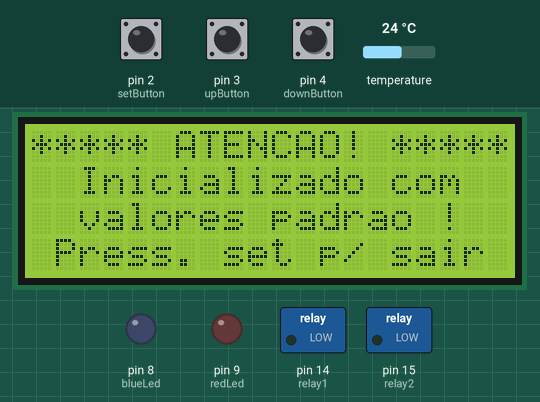
This sketch was run on a simulated Arduino Uno, built with avr-gcc and run on an emulated ATmega328P. On the bench: 20×4 character LCD, switched loads named in the sketch (green lamp = pin HIGH), output pins drawn as LEDs (lit = HIGH). The inputs (shaded band) are chosen by the test bench; at power-on: pin 2 (setButton) LOW, temperature 24 °C, pin 3 (upButton) LOW, pin 4 (downButton) LOW. EEPROM starts erased; what the sketch prints to the serial monitor is not drawn.

Above: at 1.3 s.
1.4 s: pin 2 (setButton) pulled HIGH for 0.15 s
At 2.6 s:
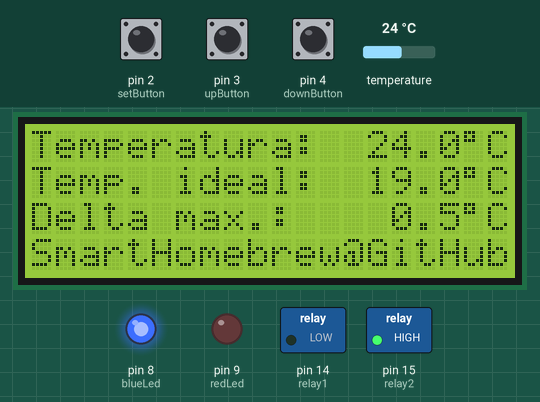
3.0 s: pin 2 (setButton) pulled HIGH for 3.2 s
At 7.3 s:
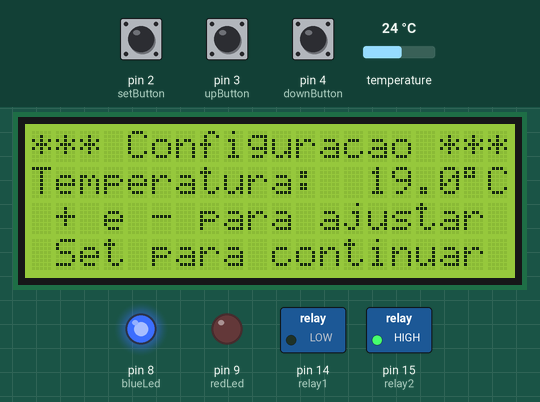
7.7 s: pin 2 (setButton) pulled HIGH for 1 s
At 8.01 s:
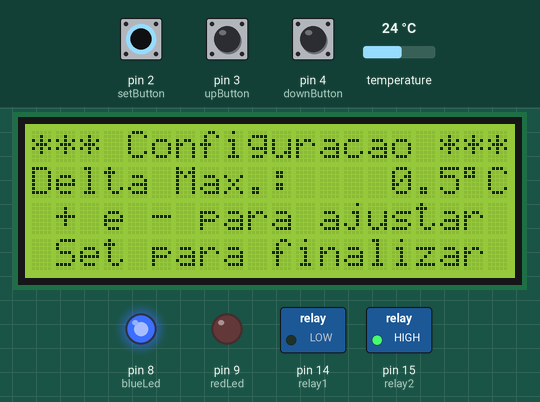
10.2 s: temperature set to 18.9 °C
At 11.4 s:
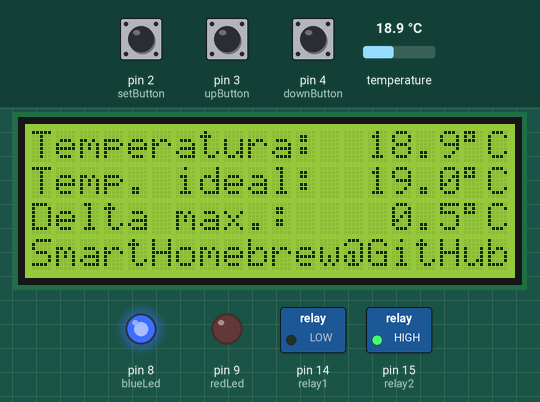
11.7 s: temperature set to 18 °C
At 12.0 s:
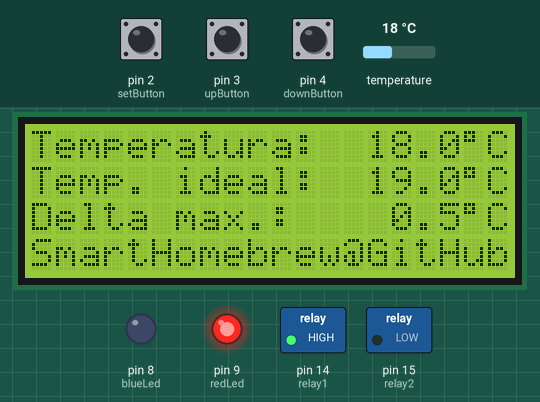
13.2 s: temperature set to 12 °C
Timing chart, 0 to 15.7 s (numbered marks = the images above; inputs shaded):
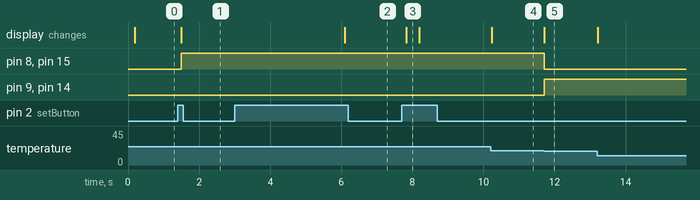

Measured:
- the behaviour switches between 18.6 and 18.5 °C on temperature (found by bisection; images 4 and 5)
- after the input at 1.4 s, pin 8 (blueLed), pin 15 (relay2): LOW → HIGH after 0.10 s; the display: changes after 0.10 s (image 1)
- after the input at 3.0 s, the display: changes after 3.1 s (image 2)
- after the input at 7.7 s, the display: changes after 0.13 s (image 3)
- after the input at 10.2 s, the display: changes at once (image 4)
- after the input at 11.7 s, pin 8 (blueLed), pin 15 (relay2): HIGH → LOW at once; pin 9 (redLed), pin 14 (relay1): LOW → HIGH at once; the display: changes at once (image 5)

The sketch:

Thermostat.ino
```cpp
// (licence header left out)
#include <EEPROM.h>
#include <avr/eeprom.h>
#include <OneWire.h>
#include <Wire.h>
#include <LiquidCrystal_I2C.h>

// ID of the settings block
#define CONFIG_VERSION "ls1"
// Tell it where to store your config data in EEPROM
#define CONFIG_START 32

//Setup configuration
struct StoreStruct {
  float fermentationTemp;
  float tempDelta;
  char tempUnit;
  long startedWhen;
  char version_of_program[4];
} settings = {
  // The default values
  19.0,
  0.5,
  'C',
  0,
  CONFIG_VERSION
};

/**
 * Variable to control stage/flow
 * 0 - Reading temperature
 * 1 - Default value loaded message
 * 2 - Configuration screen
 */
int stage = 0;
bool waitingCommand = false;
long pressedSince;
int stateButton;
long waiting;

//Aux variables
float tempAux;

//LCD message state
bool invalidateLCD;

//indicator leds configuration
int blueLed = 8;
int redLed = 9;

//Push buttons
int setButton = 2;
int upButton = 3;
int downButton = 4;

//Temperature sensor configuration
int SensorPin = 12;
static char outstr[4];
OneWire ds(SensorPin);

//relay 1 connected to port A0
int relay1 = 14;
//relay 2 connected to port A1
int relay2 = 15;

//LCD setup
#define I2C_ADDR    0x27
#define BACKLIGHT_PIN 3
#define En_pin  2
#define Rw_pin  1
#define Rs_pin  0
#define D4_pin  4
#define D5_pin  5
#define D6_pin  6
#define D7_pin  7

LiquidCrystal_I2C lcd(I2C_ADDR, En_pin, Rw_pin, Rs_pin,
                      D4_pin, D5_pin, D6_pin, D7_pin);

//Operational variables
float fermentationTemp;
float tempVariation;

void setup(void) {
  Serial.begin(9600);

  //Indicator leds outputs
  pinMode(blueLed, OUTPUT);
  pinMode(redLed, OUTPUT);

  //push buttons
  pinMode(setButton, INPUT);
  pinMode(upButton, INPUT);
  pinMode(downButton, INPUT);

  //Defining relay outputs
  pinMode(relay1, OUTPUT);
  pinMode(relay2, OUTPUT);

  //configuring temperature parameters
  loadConfig();

  //Starting LCD
  lcd.begin (20, 4);
  lcd.setBacklightPin(BACKLIGHT_PIN, POSITIVE);
  lcd.setBacklight(HIGH);
  invalidateLCD = true; //first time, invalidating to be drawn
}

void loop(void) {

  if (!waitingCommand) {
    /*
     * Application's flow control
     */
    switch (stage) {
      case 0:
        readingTemperature();
        break;
      case 1:
        confirmDefaultValuesLoaded();
        break;
      case 2:
        startConfigurationWizard();
        break;
      case 3:
        configureMaxDelta();
        break;
    }
  } else {
    /**
     * Command's control
     */

    /**
     * SET button
     */
    if (digitalRead(setButton) == HIGH) {
      waitingCommand = false;
      if (stage == 1) {
        stage = 0;
      } else if (stage == 2) {
        settings.fermentationTemp = tempAux;
        saveConfig();
        stage = 3;
      } else if (stage == 3) {
        settings.tempDelta = tempAux;
        saveConfig();
        stage = 0;
        invalidateLCD = true;
      }
    }

    /**
     * UP button
     */
    if (digitalRead(upButton) == HIGH) {
      if (stage == 2  || stage == 3) {
        tempAux = (tempAux + 0.1);

        //checking if new value and reseting if it's too high
        if (stage == 2 && tempAux >= 40.1) {
          tempAux = -5.0;
        } else if (stage == 3 && tempAux >= 5.1) {
          tempAux = 5.0;
        }
        //updating LCD
        updateTempConfiguration();
      }
    }

    /**
     * DOWN button
     */
    if (digitalRead(downButton) == HIGH) {
      if (stage == 2 || stage == 3) {
        tempAux = (tempAux - 0.1);

        //checking if new value and reseting if it's too low
        if (stage == 2 && tempAux <= -5.1) {
          tempAux = 40.0;
        } else if (stage == 3 && tempAux <= 0.1) {
          tempAux = 0.2;
        }
        //updating LCD
        updateTempConfiguration();
      }
    }

    /*
     * return to stage 0 (read and show temperature) after 5 seconds of idle
     */
    if (stage > 1 && (millis() - waiting) >= 5000) {
      stage = 0;
      invalidateLCD = true;
      waitingCommand = false;
    }
  }

  //Detecting hold on set button
  stateButton = digitalRead(setButton);
  if ( stateButton == HIGH) {
    if (pressedSince == 0) {
      //started holding
      pressedSince = millis();
    } else {
      //set button pressed during 3 seconds
      if ((millis() - pressedSince) >= 3000) {
        stage = 2;
      }
    }
  } else if (pressedSince > 0) {
    //reseting after release the button
    pressedSince = 0;
  }

  //Hidden command to reset configuration
  if (digitalRead(setButton) == HIGH && digitalRead(upButton) == HIGH && digitalRead(downButton) == HIGH) {
    resetEEPROM();
  }
}

/*******************************************************************************************************
 * Stage 0: Reading and showing information about temperatures
 *******************************************************************************************************/
void readingTemperature() {
  if (invalidateLCD) {
    invalidateLCD = false;
    // Starting and configuring LCD
    lcd.clear();
    lcd.home();
    lcd.print("Temperatura:");
    lcd.setCursor(0, 1);
    lcd.print("Temp. ideal: ");
    dtostrf(settings.fermentationTemp, 4, 1, outstr);
    lcd.setCursor(14, 1);
    lcd.print(outstr);
    lcd.print((char)223);
    lcd.print("C");
    lcd.setCursor(0, 2);
    lcd.print("Delta max.: ");
    dtostrf(settings.tempDelta, 4, 1, outstr);
    lcd.setCursor(14, 2);
    lcd.print(outstr);
    lcd.print((char)223);
    lcd.print("C");
    lcd.setCursor(0, 3);
    lcd.print("SmartHomebrew@GitHub");
  }

  float temp = getTemp();
  lcd.setCursor(14, 0);
  dtostrf(temp, 4, 1, outstr);
  lcd.print(outstr);
  lcd.print((char)223);
  lcd.print("C");

  if (temp >= (settings.fermentationTemp + settings.tempDelta)) {
    //Temperature is higher than desired, let's cool down!
    //turn on relay 1 - turn off relay 2 - turn on blue led
    digitalWrite(relay1, LOW);
    digitalWrite(relay2, HIGH);
    digitalWrite(blueLed, HIGH);
    digitalWrite(redLed, LOW);
  } else if (temp <= (settings.fermentationTemp - settings.tempDelta)) {
    //Temperature is lower than desired, let's warm up!
    //turn on relay 2 - turn off relay 1 - turn on red led
    digitalWrite(relay1, HIGH);
    digitalWrite(relay2, LOW);
    digitalWrite(blueLed, LOW);
    digitalWrite(redLed, HIGH);
  }
}

/*******************************************************************************************************
 * Stage 1: Warning user about default values
 *          It could be dangerous to the fermentation proccess.
 *******************************************************************************************************/
void confirmDefaultValuesLoaded() {
  lcd.clear();
  lcd.print("***** ATENCAO! *****");
  lcd.setCursor(0, 1);
  lcd.print("  Inicializado com");
  lcd.setCursor(0, 2);
  lcd.print("  valores padrao !");
  lcd.setCursor(0, 3);
  lcd.print(" Press. set p/ sair");
  waitingCommand = true;
}

/*******************************************************************************************************
 * Stage 2: Configuring temperature to control.
 *******************************************************************************************************/
void startConfigurationWizard() {
  lcd.clear();
  lcd.print("*** Configuracao ***");
  lcd.setCursor(0, 1);
  lcd.print("Temperatura: ");
  dtostrf(settings.fermentationTemp, 4, 1, outstr);
  lcd.setCursor(14, 1);
  lcd.print(outstr);
  lcd.print((char)223);
  lcd.print("C");
  lcd.setCursor(0, 2);
  lcd.print(" + e - para ajustar");
  lcd.setCursor(0, 3);
  lcd.print(" Set para continuar");
  tempAux = settings.fermentationTemp;
  pressedSince = 0;
  waitingCommand = true;
  delay(500);
  waiting = millis();
}

/*******************************************************************************************************
 * Stage 3: Configuring temperature delta
 *******************************************************************************************************/
void configureMaxDelta() {
  lcd.clear();
  lcd.print("*** Configuracao ***");
  lcd.setCursor(0, 1);
  lcd.print("Delta Max.: ");
  dtostrf(settings.tempDelta, 4, 1, outstr);
  lcd.setCursor(14, 1);
  lcd.print(outstr);
  lcd.print((char)223);
  lcd.print("C");
  lcd.setCursor(0, 2);
  lcd.print(" + e - para ajustar");
  lcd.setCursor(0, 3);
  lcd.print(" Set para finalizar");
  tempAux = settings.tempDelta;
  pressedSince = 0;
  waitingCommand = true;
  delay(200);
  waiting = millis();
}

/*******************************************************************************************************
 * Updating LCD with new value after pressing
 * up or down buttons
 *******************************************************************************************************/
void updateTempConfiguration() {
  dtostrf(tempAux, 4, 1, outstr);
  lcd.setCursor(14, 1);
  lcd.print(outstr);
  lcd.print((char)223);
  lcd.print("C");
  delay(200);
  waiting = millis();
}

/*******************************************************************************************************
 * Loading configuration data from EEPROM
 *******************************************************************************************************/
void loadConfig() {
  // To make sure there are settings, and they are YOURS!
  // If nothing is found it will use the default settings.
  if (//EEPROM.read(CONFIG_START + sizeof(settings) - 1) == settings.version_of_program[3] // this is '\0'
    EEPROM.read(CONFIG_START + sizeof(settings) - 2) == settings.version_of_program[2] &&
    EEPROM.read(CONFIG_START + sizeof(settings) - 3) == settings.version_of_program[1] &&
    EEPROM.read(CONFIG_START + sizeof(settings) - 4) == settings.version_of_program[0])
  { // reads settings from EEPROM
    Serial.println("Lendo da EEPROM");
    for (unsigned int t = 0; t < sizeof(settings); t++)
      *((char*)&settings + t) = EEPROM.read(CONFIG_START + t);
  } else {
    Serial.println("Carregando default");
    // settings aren't valid! will overwrite with default settings
    saveConfig();
    stage = 1;
  }
}

/*******************************************************************************************************
 * Saving configuration data to EEPROM
 *******************************************************************************************************/
void saveConfig() {
  Serial.println("Salvando dados");
  for (unsigned int t = 0; t < sizeof(settings); t++)
  { // writes to EEPROM
    EEPROM.write(CONFIG_START + t, *((char*)&settings + t));
    // and verifies the data
    if (EEPROM.read(CONFIG_START + t) != *((char*)&settings + t))
    {
      // error writing to EEPROM
      Serial.println("Erro ao salvar EEPROM");
    }
  }
}

/*******************************************************************************************************
 * Clear EEPROM, writing 0 into all bytes
 *******************************************************************************************************/
void resetEEPROM() {
  for (int i = 0 ; i < EEPROM.length() ; i++) {
    EEPROM.write(i, 0);
  }
  digitalWrite(blueLed, HIGH);
  digitalWrite(redLed, HIGH);
  delay(500);
  digitalWrite(blueLed, LOW);
  digitalWrite(redLed, LOW);
}

/*******************************************************************************************************
 * Reading temperature from the sensor
 *******************************************************************************************************/
float getTemp() {

  byte data[12];
  byte addr[8];
  if ( !ds.search(addr)) {
    //no more sensors on chain, reset search
    ds.reset_search();
    return -1000;
  }
  if ( OneWire::crc8( addr, 7) != addr[7]) {
    Serial.println("CRC is not valid!");
    return -1000;
  }
  if ( addr[0] != 0x10 && addr[0] != 0x28) {
    Serial.print("Device is not recognized");
    return -1000;
  }
  ds.reset();
  ds.select(addr);
  ds.write(0x44, 1);
  byte present = ds.reset();
  ds.select(addr);
  ds.write(0xBE);

  for (int i = 0; i < 9; i++) {
    data[i] = ds.read();
  }

  ds.reset_search();

  byte MSB = data[1];
  byte LSB = data[0];
  float TRead = ((MSB << 8) | LSB);
  float Temperature = TRead / 16;

  return Temperature;

}
```
